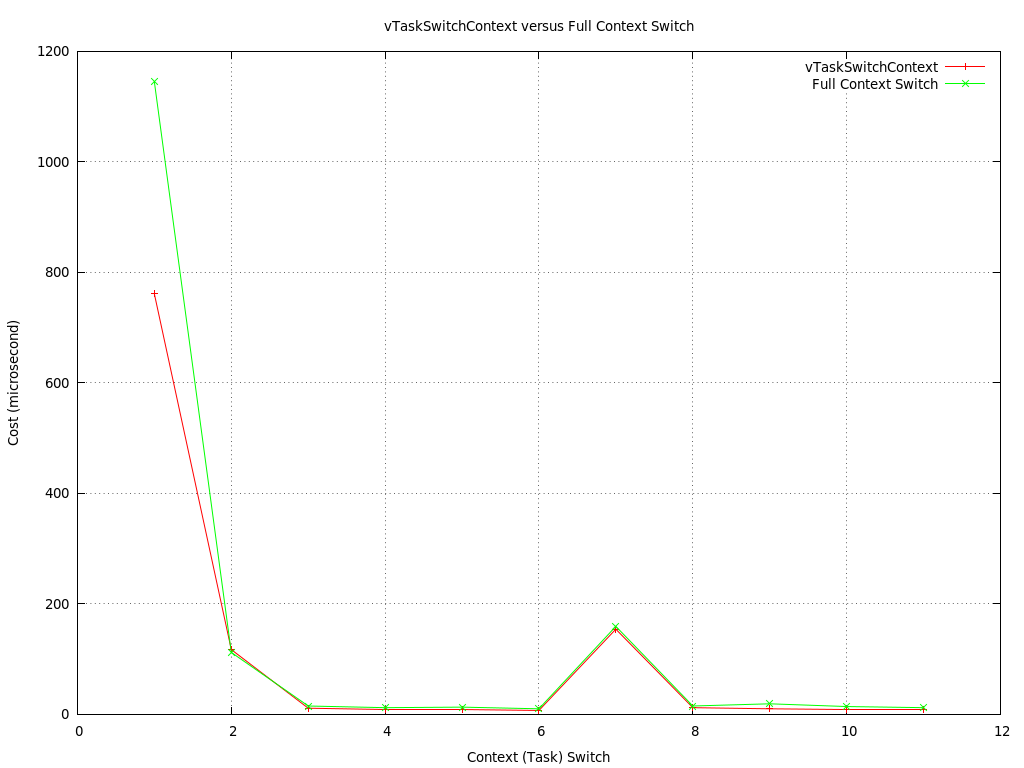

The gnuplot source for this figure:
set terminal pngcairo size 1024,768 enhanced font 'Verdana,10'
set output "TaskSwitch.png"
set autoscale
set grid
set title 'vTaskSwitchContext versus Full Context Switch'
set xlabel "Context (Task) Switch"
set ylabel "Cost (microsecond)"
plot 'vTaskSwitchContext/vTaskSwitchContext.dat' w lp t 'vTaskSwitchContext', 'full-context-switch/ContextSwitch.dat' w lp t 'Full Context Switch'
